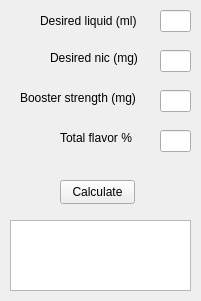
<?xml version="1.0" encoding="UTF-8"?>
<ui version="4.0">
 <class>Form</class>
 <widget class="QWidget" name="Form">
  <property name="geometry">
   <rect>
    <x>0</x>
    <y>0</y>
    <width>201</width>
    <height>301</height>
   </rect>
  </property>
  <property name="windowTitle">
   <string>Form</string>
  </property>
  <widget class="QPushButton" name="pushButton">
   <property name="geometry">
    <rect>
     <x>60</x>
     <y>180</y>
     <width>75</width>
     <height>24</height>
    </rect>
   </property>
   <property name="text">
    <string>Calculate</string>
   </property>
  </widget>
  <widget class="QLabel" name="label">
   <property name="geometry">
    <rect>
     <x>40</x>
     <y>10</y>
     <width>101</width>
     <height>21</height>
    </rect>
   </property>
   <property name="text">
    <string>Desired liquid (ml)</string>
   </property>
  </widget>
  <widget class="QLineEdit" name="lineEdit">
   <property name="geometry">
    <rect>
     <x>160</x>
     <y>10</y>
     <width>31</width>
     <height>22</height>
    </rect>
   </property>
  </widget>
  <widget class="QLabel" name="label_2">
   <property name="geometry">
    <rect>
     <x>50</x>
     <y>50</y>
     <width>101</width>
     <height>16</height>
    </rect>
   </property>
   <property name="text">
    <string>Desired nic (mg)</string>
   </property>
  </widget>
  <widget class="QLineEdit" name="lineEdit_2">
   <property name="geometry">
    <rect>
     <x>160</x>
     <y>50</y>
     <width>31</width>
     <height>22</height>
    </rect>
   </property>
   <property name="text">
    <string/>
   </property>
  </widget>
  <widget class="QLabel" name="label_3">
   <property name="geometry">
    <rect>
     <x>20</x>
     <y>90</y>
     <width>121</width>
     <height>16</height>
    </rect>
   </property>
   <property name="text">
    <string>Booster strength (mg)</string>
   </property>
  </widget>
  <widget class="QLineEdit" name="lineEdit_3">
   <property name="geometry">
    <rect>
     <x>160</x>
     <y>90</y>
     <width>31</width>
     <height>22</height>
    </rect>
   </property>
  </widget>
  <widget class="QLabel" name="label_4">
   <property name="geometry">
    <rect>
     <x>60</x>
     <y>130</y>
     <width>81</width>
     <height>16</height>
    </rect>
   </property>
   <property name="text">
    <string>Total flavor %</string>
   </property>
  </widget>
  <widget class="QLineEdit" name="lineEdit_4">
   <property name="geometry">
    <rect>
     <x>160</x>
     <y>130</y>
     <width>31</width>
     <height>22</height>
    </rect>
   </property>
  </widget>
  <widget class="QTextEdit" name="textEdit">
   <property name="geometry">
    <rect>
     <x>10</x>
     <y>220</y>
     <width>181</width>
     <height>71</height>
    </rect>
   </property>
  </widget>
 </widget>
 <resources/>
 <connections/>
</ui>
